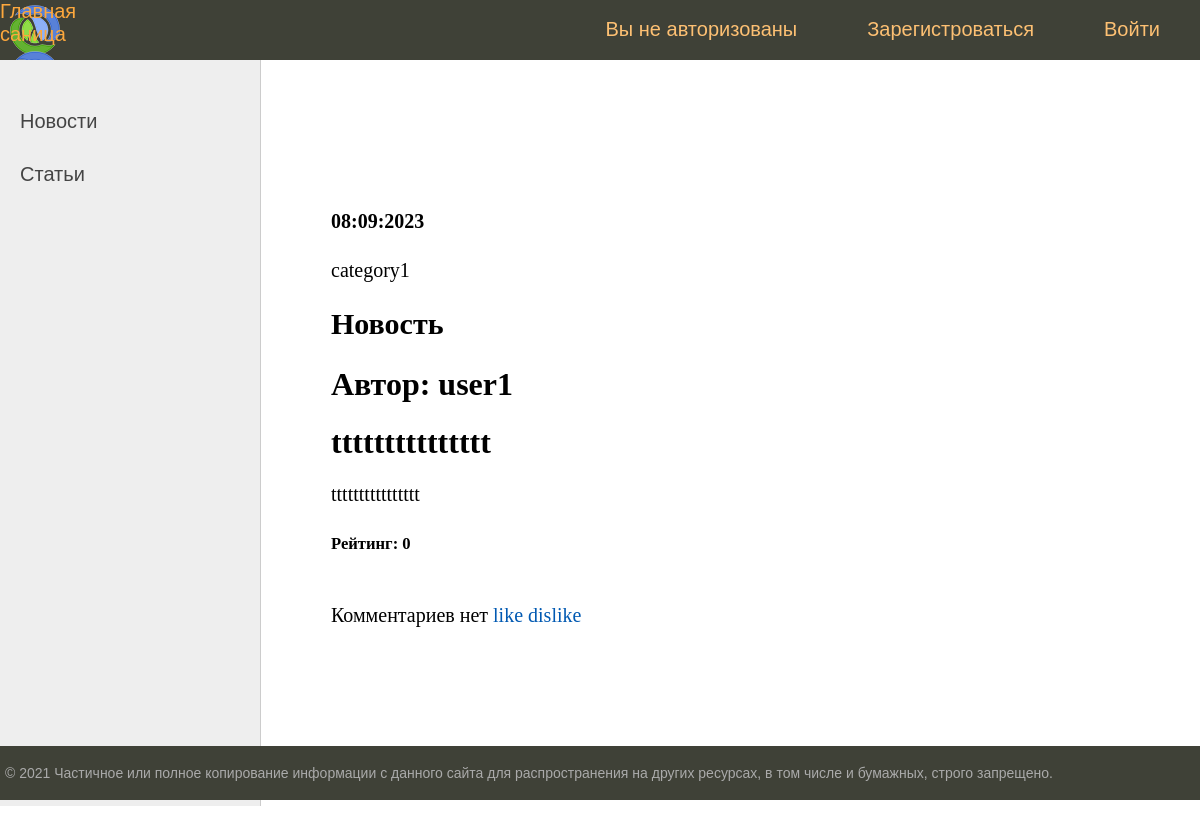
The page /news/10/ on the database as committed earlier.
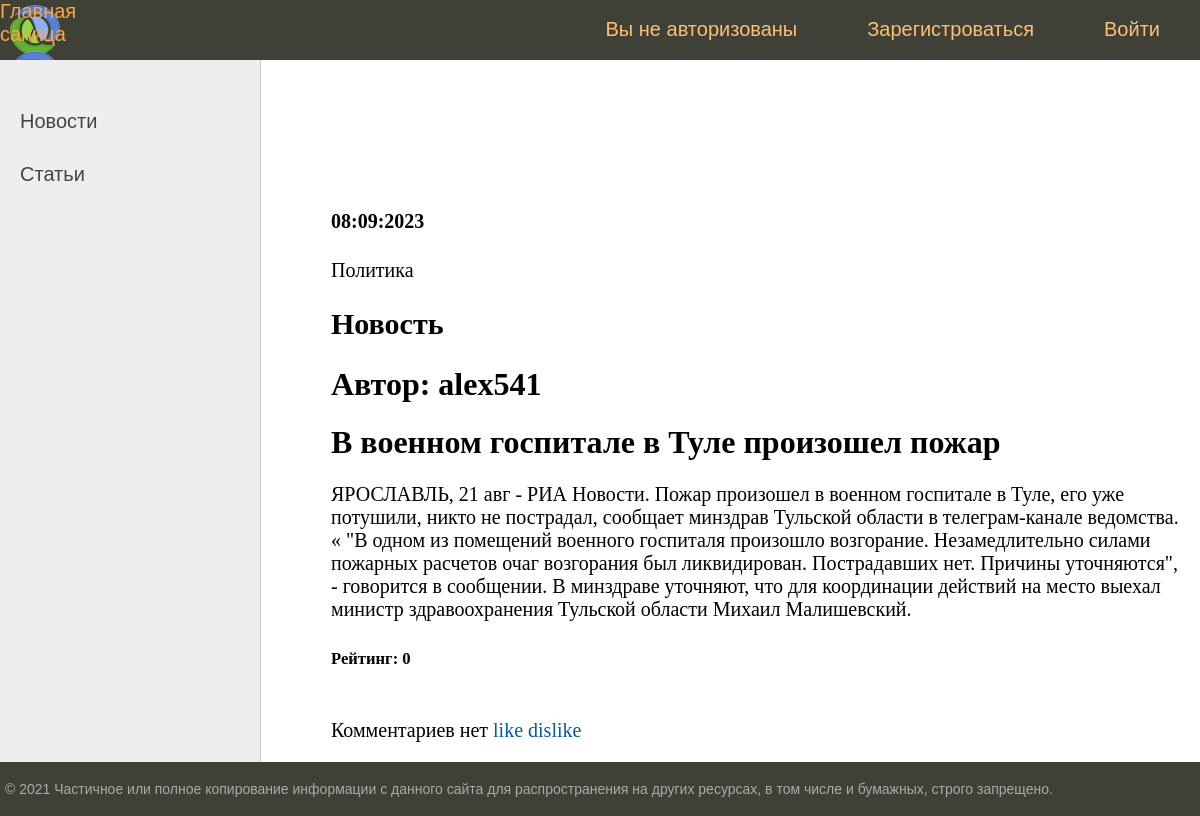
The same page on the database as committed later.
### newsportal/models.py (models this page shows, shortened)
class Category(models.Model):
    name = models.CharField(max_length=150, unique=True)
    def __str__(self):
        return self.name

class Post(models.Model):
    author = models.ForeignKey(Author, on_delete=models.CASCADE, verbose_name='Автор')
    type_post = models.CharField(max_length=1, choices=POSTS, verbose_name='Тип поста')
    time_created = models.DateTimeField(auto_now_add=True, verbose_name='Дата создания')
    category = models.ManyToManyField(Category, through="PostCategory", verbose_name='Категория')
    title =  models.CharField(max_length=255, verbose_name='Оглавление')
    content = models.TextField( verbose_name='Содержание')
    rating = models.SmallIntegerField(default=0, verbose_name='Рейтинг')

class Author(models.Model):
    author = models.OneToOneField(User, on_delete=models.CASCADE)
    rating = models.SmallIntegerField(default=0)
    def __str__(self):
        return self.author.username

### newsportal/views.py (the view)
# urls.py: path('news/<int:pk>/', DetailNews.as_view(), name='one_news'),
class DetailNews(DetailView):
    model = Post
    template_name = 'one_news.html'
    context_object_name = 'news'
    def get_context_data(self, **kwargs):
        post = get_object_or_404(Post, id=self.kwargs['pk'])
        context = super().get_context_data(**kwargs)
        context['author1'] = str(post.author)
        context['admin'] = 'admin'
        context['title'] = 'Новость'
        return context

### newsportal/templatetags/custom_filters.py (called while the page is built)
@register.filter()
def censor(value:str):
   swear_words = ('банан', 'морков', 'карто', 'броккол', 'ананас',
                  'Банан', 'Морков', 'Карто', 'Броккол', 'Ананас',)
   for word in swear_words:
      if word in value:
          value = value.replace(word, '****')
   return value

### templates/one_news.html (shortened to what this page needs)
{% extends 'default.html' %}
{% load custom_filters %}
{% block content %} <br>
<h4>{{ news.time_created|date:'d:m:Y' }}</h4>
{% if news.category.all %}
 {% for cat in news.category.all %}
{{ cat }}    {% if not forloop.last %}, {% endif %}
{% endfor %}
{% endif %}
<h2>{{ news.get_type_post_display }}</h2>
<h1>Автор: {{ news.author }}</h1>
<h1>{{ news.title|censor }}</h1>
<p>{{ news.content|censor }}</p>
<h5>Рейтинг: {{ news.rating }}</h5>
{% if  news.comment_set.all %}
<br>
Комментарии: {% for comment in news.comment_set.all %}
{{ comment.user }} <br> <a href="{% url 'showcomment' comment.pk %}">{{ comment.content|censor }}</a>
<br> рейтинг  {{ comment.rating }}<hr>
{% endfor %}
{% else %}<br> Комментариев нет
{% endif %}
<a href="{% url 'like-news' news.pk %}">like</a>
<a href="{% url 'dislike-news' news.pk %}">dislike</a>
{% endblock content %}

Rows that differ between the two databases and show on the page:
changed Post "Новость": author "user1" → "alex541"; title|censor "ttttttttttttttt" → "В военном госпитале в Туле произошел пожар"; content|censor "tttttttttttttttt" → "ЯРОСЛАВЛЬ, 21 авг - РИА Новости. Пожар произошел в военном госпитале в Туле, его уже потушили, никто не пострадал, сообщает минздрав Тульской области в телеграм-канале ведомства. « \"В одном из помещений военного госпиталя произошло возгорание. Незамедлительно силами пожарных расчетов очаг возгорания был ликвидирован. Пострадавших нет. Причины уточняются\", - говорится в сообщении. В минздраве уточняют, что для координации действий на место выехал министр здравоохранения Тульской области Михаил Малишевский."
changed Category: name "category1" → "Политика"
